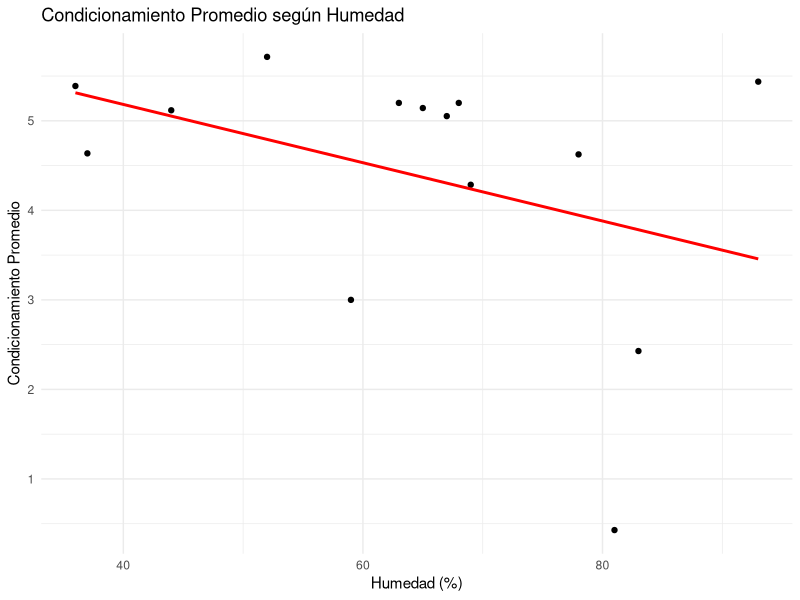

Here is the R script that generated this plot:
# El objetivo de este analisis es evaluar como afectas las ditintas variables ambientales en la cantidad de veces que toma la recompenza el abejorro. Siendo 6 el maximo.
#Hipotesis: ses espera que cuando las condiciones sean similares a las de maxima actividad del nido los abejorros se encuentren mas "coperativos" jaja y tomen mas cantidad de veces la recompenza


#Distribucion: Binomial con n=6
#Variable respuesta: Cantidad de veces que toma la recompenza
#Variables explicativas: 
            #Temperatura
            #Humedad
            #Epoca del año
            #Hora de captura

#Es de interes ver cuales de estas variable son mas relevantes para tener en cuenta en futuras investigaciones

###########
#librerías
library(dplyr)
library(ggplot2)
library(readxl)

#Cargo datos
#setwd("F:/Juli/Documents/Abejorros y Abejas/Abejorros")
Datos <- read_excel("Datos prueba.xlsx",col_names = TRUE,  sheet = "Limpio")
Datos$Tratamiento<- as.factor(Datos$Tratamiento)
summary (Datos$Tratamiento) # para ver el N de cada tratamiento

# Contar el número de veces que los abejorros tomaron la recompensa (T) en las exposiciones (E1 a E6) (o aprendieron "A")
Datos <- Datos %>%
  rowwise() %>%
  mutate(Condicionamiento = sum(c_across(E1:E6) == "T" | c_across(E1:E6) == "A"))

Datos$Humedad<-Datos$`Humedad (%)`

######### Analisis exploratorio #############

########     HUMEDAD  ######### 
#Alta humedad se relaciona con proximidad de tormentas se espera menos respuesta.
Condicionamiento_Humedad <- Datos %>%
  group_by(Humedad) %>%
  summarise(Condicionamiento_Promedio = mean(Condicionamiento, na.rm = TRUE), .groups = "drop")

# Graficar el promedio de condicionamiento por nivel de humedad
ggplot(Condicionamiento_Humedad, aes(x =Humedad, y = Condicionamiento_Promedio)) +
  geom_point () +
  labs(title = "Condicionamiento Promedio según Humedad",
       x = "Humedad (%)",
       y = "Condicionamiento Promedio") +
  geom_smooth(method = "lm", color = "red", se = FALSE) +  # Agregar línea de tendencia
  theme_minimal()

#la verdad nada muy claro pero qsy sepues en el modelo con todo junto puede ser importante

#########  Temperatura #######
#hacer analisis exploratorio


############Para hacer el analisis de hora de captura y epoca del año hay q ver de arreglar la base de datos por alguna razon esos datos estan re curseados #################